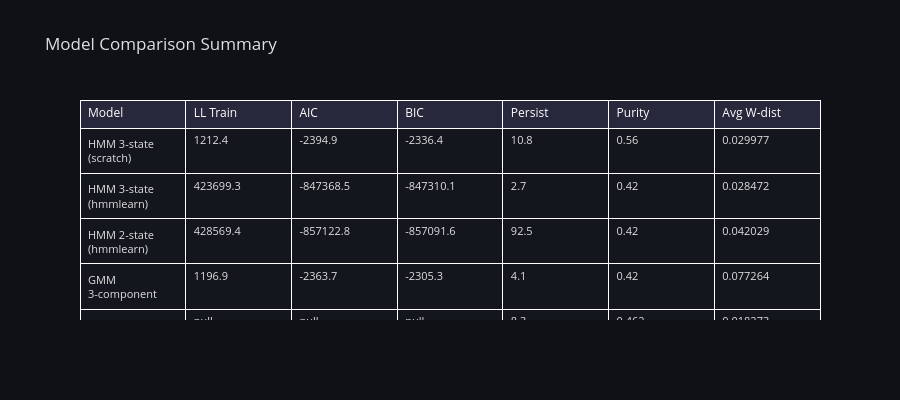

Source (notebook cell):
### Code cell
# Interactive comparison table
header = dict(values=list(comp_df.columns),
              fill_color="rgba(40,40,60,1)", font=dict(color="white", size=12),
              align="left")
cells_data = dict(values=[comp_df[c].astype(str) for c in comp_df.columns],
                  fill_color="rgba(20,22,30,1)", font=dict(color="#e0e0e0", size=11),
                  align="left", height=30)
fig = go.Figure(go.Table(header=header, cells=cells_data))
fig.update_layout(title="Model Comparison Summary", height=400,
                  paper_bgcolor="rgba(15,17,22,1)", font=dict(color="#e0e0e0"))
fig.show()

### Figure 1 — Plotly figure (JSON) as saved in the notebook; plotly's stock layout.template omitted (floating-point values rounded to 4 significant figures)
{"data": [{"cells": {"align": "left", "fill": {"color": "rgba(20,22,30,1)"}, "font": {"color": "#e0e0e0", "size": 11}, "height": 30, "values": [["HMM 3-state (scratch)", "HMM 3-state (hmmlearn)", "HMM 2-state (hmmlearn)", "GMM 3-component", "K-Means (3 clusters)", "Observable (vol buckets)"], ["1212.4", "423699.3", "428569.4", "1196.9", null, null], ["-2394.9", "-847368.5", "-857122.8", "-2363.7", null, null], ["-2336.4", "-847310.1", "-857091.6", "-2305.3", null, null], ["10.8", "2.7", "92.5", "4.1", "8.3", "12.5"], ["0.56", "0.42", "0.42", "0.42", "0.462", "1.0"], ["0.029977", "0.028472", "0.042029", "0.077264", "0.018273", "0.003725"]]}, "header": {"align": "left", "fill": {"color": "rgba(40,40,60,1)"}, "font": {"color": "white", "size": 12}, "values": ["Model", "LL Train", "AIC", "BIC", "Persist", "Purity", "Avg W-dist"]}, "type": "table"}], "layout": {"font": {"color": "#e0e0e0"}, "height": 400, "paper_bgcolor": "rgba(15,17,22,1)", "title": {"text": "Model Comparison Summary"}}}
